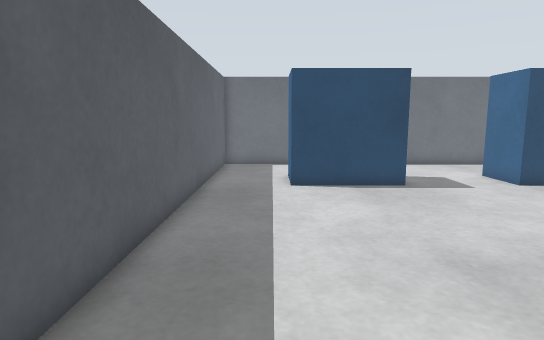
View 1 (above)

16 first-person views from a walk through a Gazebo world. The camera is 0.51 m above the floor, tilts 8° down and sees 75° across. The floor is counted in squares, 0.2 m on a side. Each view is taken from the middle of a square. On the plan, view 1 faces up. The plan holds only what a view shows up to about 20 squares ahead; the rest is blank. The place goes on beyond the plan. Robots are left out.

View 2
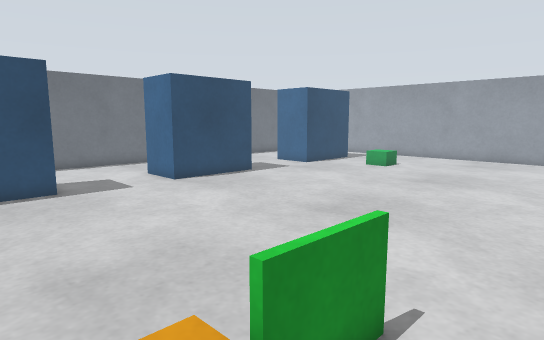

View 3
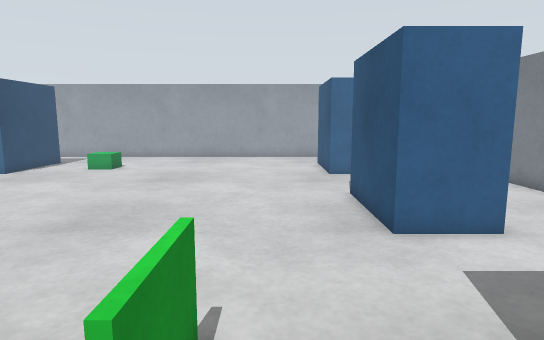

View 4
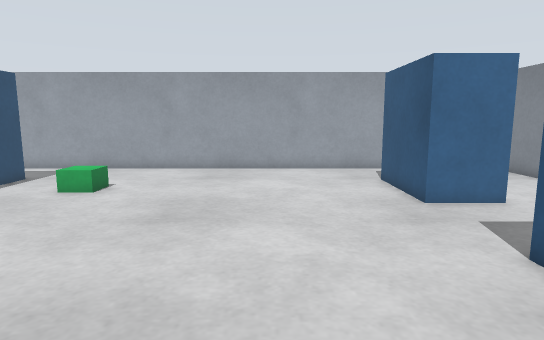

View 5
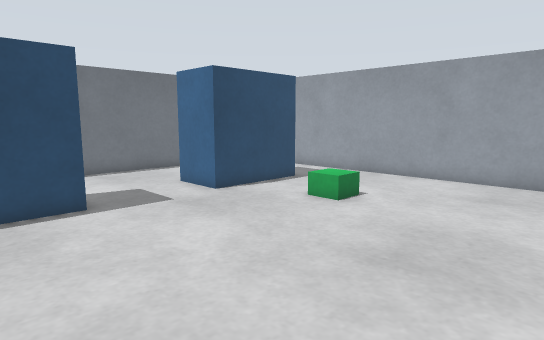

View 6
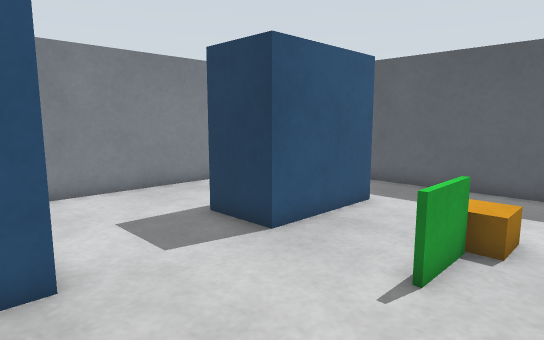

View 7
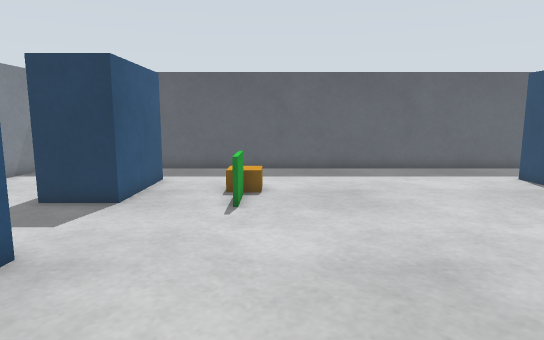

View 8
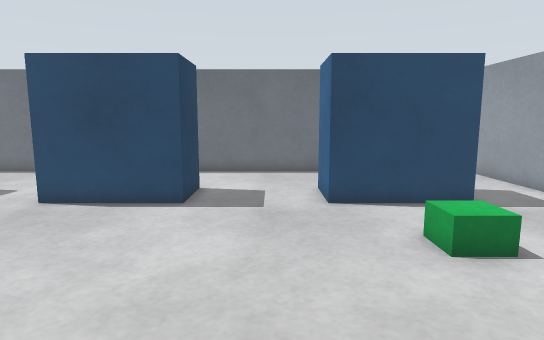

View 9
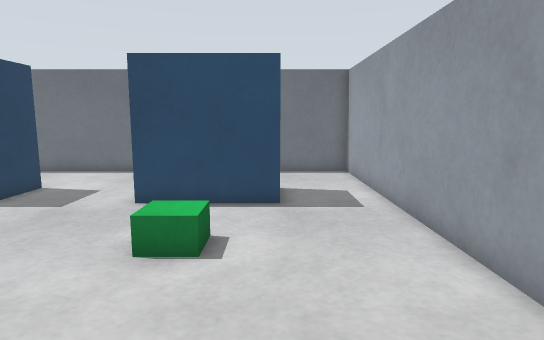

View 10
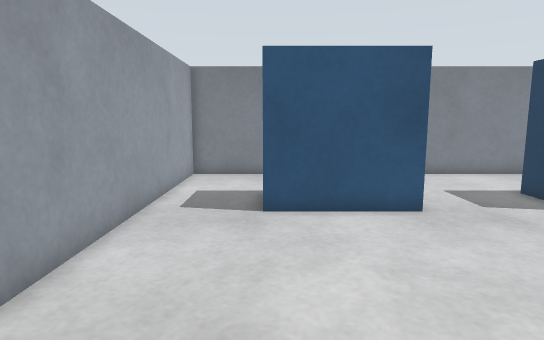

View 11
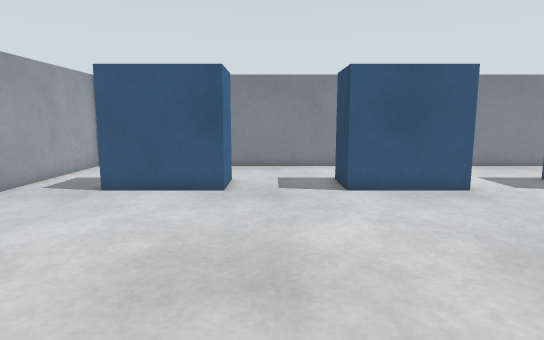

View 12
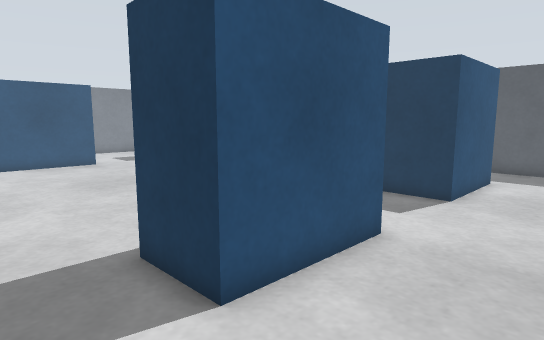

View 13
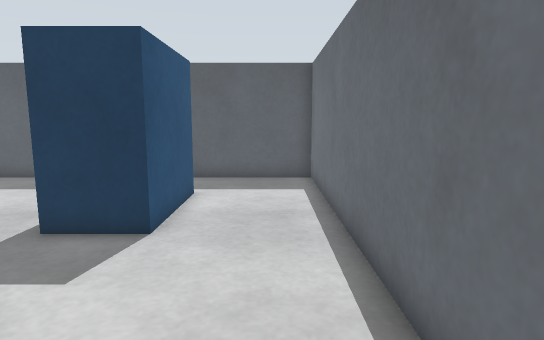

View 14
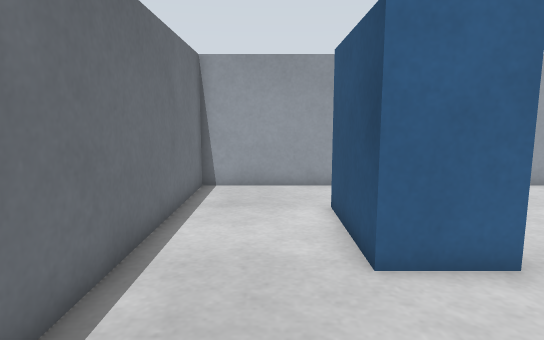

View 15
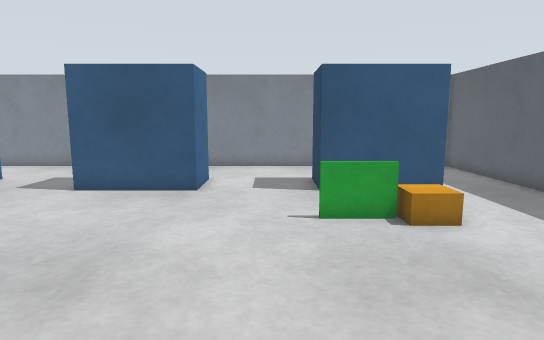

View 16
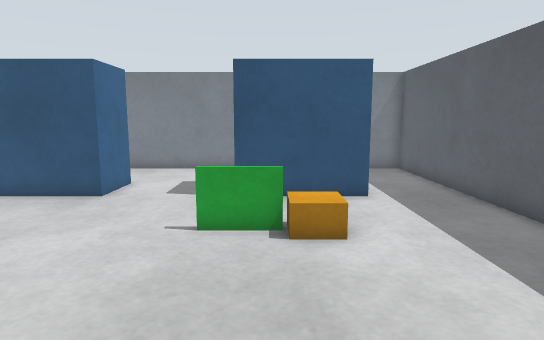

### Floor plan
Key: @ floor where view 1 was taken; # wall or solid block; . floor; B blue box; G green box; R orange box; M marker.
Columns run from 3 left of view 1 to 27 right of it. Each row starts with its distance up from view 1.
 21 ###############################
 20 #.............................#
 19 #.............................#
 18 #.............................#
 17 #.............................#
 16 #...BBBBB....BBBBB....BBBBB...#
 15 #...B   B....B   B....B    ...#
 14 #...BBBBB....BBBBB....BBBBB...#
 13 #.............................#
 12 #.............................#
 11 #.......................G.....#
 10 #.......................GG....#
  9 #.............................#
  8 #.............................#
  7 #.............................#
  6 #.............................#
  5 #.............................#
  4 #.............................#
  3 #.....R.......................#
  2 #.....RMMM....................#
  1 #.............................#
  0 #..@..........................#
 -1 #.............................#
 -2 #...BBBBB....BBBBB....BBBBB...#
 -3 #...    B....B   B....B    ...#
 -4 #...    B....B   B....B    ...#
 -5 #...   ........  .......  ....#
 -6 #..  .........................#
 -7 #.. ..........................#
 -8 #.............................#
 -9 ###############################

Where each view was taken, in squares from view 1:
view 1: 0 up, 0 right, facing up
view 2: 0 up, 2 right, facing up-right
view 3: 1 up, 2 right, facing right
view 4: 3 up, 8 right, facing right
view 5: 3 up, 11 right, facing up-right
view 6: 4 up, 11 right, facing down-left
view 7: 3 up, 16 right, facing left
view 8: 3 up, 17 right, facing up
view 9: 3 up, 23 right, facing up
view 10: 8 up, 23 right, facing down
view 11: 11 up, 17 right, facing down
view 12: 20 up, 17 right, facing down-left
view 13: 19 up, 13 right, facing left
view 14: 18 up, 13 right, facing right
view 15: 11 up, 7 right, facing down
view 16: 10 up, 4 right, facing down
